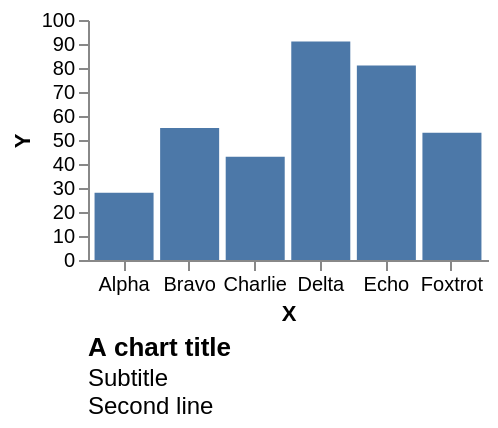

Here is the Vega-Lite specification saved for this chart:
### Vega specification from a JSON file in a GitHub repository (floating-point values rounded to 4 significant figures)
{"width": 200, "height": 120, "padding": 5, "data": [{"name": "t", "values": [{"a": "Alpha", "b": 28, "c": "x", "d": 1}, {"a": "Bravo", "b": 55, "c": "y", "d": 2}, {"a": "Charlie", "b": 43, "c": "x", "d": 3}, {"a": "Delta", "b": 91, "c": "z", "d": 4}, {"a": "Echo", "b": 81, "c": "y", "d": 5}, {"a": "Foxtrot", "b": 53, "c": "z", "d": 6}]}], "scales": [{"name": "x", "type": "band", "domain": {"data": "t", "field": "a"}, "range": "width", "padding": 0.1}, {"name": "y", "type": "linear", "domain": {"data": "t", "field": "b"}, "range": "height", "nice": true}, {"name": "color", "type": "ordinal", "domain": {"data": "t", "field": "c"}, "range": {"scheme": "category10"}}, {"name": "ramp", "type": "linear", "domain": {"data": "t", "field": "d"}, "range": {"scheme": "blues"}}, {"name": "size", "type": "linear", "domain": {"data": "t", "field": "b"}, "range": [10, 200]}, {"name": "shape", "type": "ordinal", "domain": {"data": "t", "field": "c"}, "range": "symbol"}, {"name": "quant", "type": "quantize", "domain": [0, 100], "range": {"scheme": "greens", "count": 4}}], "marks": [{"type": "rect", "from": {"data": "t"}, "encode": {"enter": {"x": {"scale": "x", "field": "a"}, "width": {"scale": "x", "band": 1}, "y": {"scale": "y", "field": "b"}, "y2": {"scale": "y", "value": 0}}}}], "title": {"text": "A chart title", "subtitle": ["Subtitle", "Second line"], "orient": "bottom", "anchor": "start", "frame": "group", "offset": 6}, "axes": [{"orient": "bottom", "scale": "x", "title": "X"}, {"orient": "left", "scale": "y", "title": "Y"}]}
